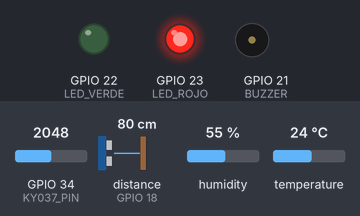
This sketch was run on a simulated ESP32. On the bench: output pins drawn as LEDs (lit = HIGH), buzzer (waves = sounding). Wiring (inferred from the names in the program): ultrasonic range finder: trigger GPIO 5; echo GPIO 18. The test bench sets the inputs (shaded band); at power-on: distance to the obstacle (sensor on GPIO 18) 80 cm, GPIO 34 (KY037_PIN) = 2048, humidity 55 %, temperature 24 °C. The echo pulse lasts 58.3 µs per cm; WiFi joins after 1.5 s; servers stay silent unless stated; the local clock reads 2024-03-15 10:24:30 at power-on unless the sketch sets it; the Firebase database answers and starts empty; pins used as bus, display or sensor lines are not drawn; what the sketch prints to the serial monitor is not drawn.

Above: at 2.8 s.
2.9 s: distance to the obstacle (sensor on GPIO 18) set to 117 cm
7.5 s: distance to the obstacle (sensor on GPIO 18) set to 125 cm
At 8.1 s:
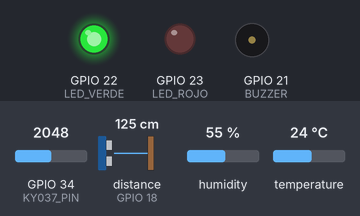
9.1 s: GPIO 34 (KY037_PIN) set to 2634
14.5 s: GPIO 34 (KY037_PIN) set to 2765
At 14.81 s:
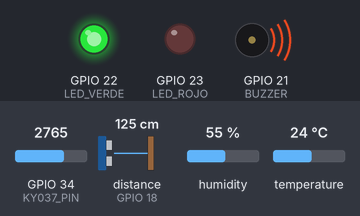
Timing chart, 0 to 30.7 s (numbered marks = the images above; inputs shaded):
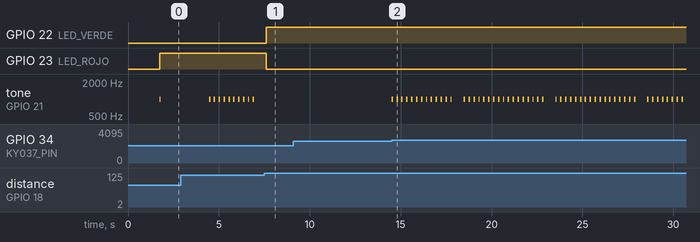

The sketch:

casi_el_final.ino
```cpp
#include <WiFi.h>
#include <Firebase_ESP_Client.h>
#include "addons/TokenHelper.h"
#include "addons/RTDBHelper.h"
#include <DHT.h>
#include <time.h>

// ===================== CONFIG =====================
#define WIFI_SSID "Bryan's Galaxy Z Flip3 5G"
#define WIFI_PASSWORD "begiakhi88"

#define API_KEY "AIzaSyAe_GED12ttFaO68TkFBAq45RQMC9bB96Q"
#define DATABASE_URL "https://parking-test-14cef-default-rtdb.firebaseio.com/"

// ===== PINES =====
#define TRIG_PIN 5
#define ECHO_PIN 18
#define LED_VERDE 22
#define LED_ROJO 23
#define BUZZER 21
#define DHTPIN 4
#define DHTTYPE DHT22
#define KY037_PIN 34  // Micrófono analógico KY-037

// ===================== OBJETOS =====================
FirebaseData fbdo;
FirebaseData fbdo_verifier; // ===== AÑADIDO PARA PRUEBAS ===== Objeto extra para no interferir con el principal
FirebaseAuth auth;
FirebaseConfig config;
DHT dht(DHTPIN, DHTTYPE);

// ===================== VARIABLES =====================
int distancia = 999;
int distanciaAnterior = 999;
float temp = NAN, hum = NAN;
int sonido = 0;
String ultimoEstado = "";
unsigned long ultimoEnvioFirebase = 0;
unsigned long ultimoDHT = 0;
unsigned long tiempoAnterior = 0;

const unsigned long intervaloLoop = 100;
const unsigned long intervaloDHT = 2500;
const unsigned long intervaloEnvio = 5000;
const unsigned long minEnvioEntreCambios = 2000;

// ===================== FUNCIONES =====================
void tokenStatusCallback(FirebaseConfig *config) {}

void ensureWiFi() {
  if (WiFi.status() == WL_CONNECTED) return;
  WiFi.begin(WIFI_SSID, WIFI_PASSWORD);
  Serial.print("🔁 Conectando WiFi...");
  unsigned long start = millis();
  while (WiFi.status() != WL_CONNECTED && millis() - start < 4000) delay(100);
  if (WiFi.status() == WL_CONNECTED) {
    Serial.println("✅ Conectado a WiFi");
  } else {
    Serial.println("⚠️ Falló WiFi");
  }
}

void ensureFirebase() {
  if (!Firebase.ready()) {
    config.api_key = API_KEY;
    config.database_url = DATABASE_URL;
    config.token_status_callback = tokenStatusCallback;
    Firebase.begin(&config, &auth);
    Firebase.reconnectWiFi(true);
  }
}

// --- Medición HC-SR04 con filtro ---
int medirDistanciaFiltrada() {
  const int N = 5;
  const int MIN_VALID = 5;
  const int MAX_VALID = 300;
  int valid = 0;
  long suma = 0;

  for (int i = 0; i < N; i++) {
    digitalWrite(TRIG_PIN, LOW);
    delayMicroseconds(2);
    digitalWrite(TRIG_PIN, HIGH);
    delayMicroseconds(10);
    digitalWrite(TRIG_PIN, LOW);

    long duracion = pulseIn(ECHO_PIN, HIGH, 25000);
    int d = duracion * 0.034 / 2;
    if (d >= MIN_VALID && d <= MAX_VALID) {
      suma += d;
      valid++;
    }
    delay(10);
  }

  if (valid == 0) return distanciaAnterior;
  distanciaAnterior = suma / valid;
  return distanciaAnterior;
}

// --- Lectura DHT con validación ---
void leerDHT() {
  unsigned long now = millis();
  if (now - ultimoDHT < intervaloDHT) return;
  ultimoDHT = now;
  float t = dht.readTemperature();
  float h = dht.readHumidity();
  if (!isnan(t)) temp = t;
  if (!isnan(h)) hum = h;
}

// --- Detección de ruido fuerte ---
bool ruidoExcesivo(int umbral = 2700) {
  sonido = analogRead(KY037_PIN);
  return (sonido > umbral);
}

// --- Buzzer control ---
void buzzerBeep(int freq, int durMs) {
  tone(BUZZER, freq);
  delay(durMs);
  noTone(BUZZER);
}

// --- Lógica de estado mejorada ---
String decidirEstado(int dist) {
  static unsigned long ultimoCambio = 0;
  static String estadoPrevio = "Libre";

  // Evitar falsos “999”
  if (dist >= 400 || dist <= 0) dist = distanciaAnterior;

  String estado;
  if (dist > 120) {
    estado = "Libre";
  } else if (dist > 35 && dist <= 120) {
    estado = "Aproximacion";
  } else {
    // Verificar si está estable (vehículo detenido)
    static int contadorEstable = 0;
    if (abs(dist - distanciaAnterior) <= 3) contadorEstable++;
    else contadorEstable = 0;

    if (contadorEstable >= 3) estado = "Ocupado";
    else estado = "Maniobra";
  }

  if (estado != estadoPrevio) ultimoCambio = millis();
  estadoPrevio = estado;
  return estado;
}

// ===== AÑADIDO PARA PRUEBAS =====
// --- Función para verificar la escritura leyendo el dato de vuelta ---
void verificarDatoEnFirebase(String path, String key, String expectedValue) {
  Serial.print("🔎 Verificando dato en Firebase... ");
  // Intentamos leer el campo 'estado' del path que acabamos de actualizar
  if (Firebase.RTDB.getString(&fbdo_verifier, path + "/" + key)) {
    if (fbdo_verifier.stringData() == expectedValue) {
      Serial.println("✅ Verificado correctamente!");
    } else {
      Serial.println("⚠️ Fallo de verificación: El dato leído no coincide.");
      Serial.printf("   - Se esperaba: %s\n", expectedValue.c_str());
      Serial.printf("   - Se leyó: %s\n", fbdo_verifier.stringData().c_str());
    }
  } else {
    Serial.println("⚠️ Fallo al leer el dato de vuelta.");
    Serial.printf("   - Razón: %s\n", fbdo_verifier.errorReason().c_str());
  }
}


// --- Envío Firebase (Mejorado con manejo de errores) ---
void enviarFirebase(String estado) {
  if (WiFi.status() != WL_CONNECTED || !Firebase.ready()) return;

  Serial.print("📡 Enviando a Firebase... ");

  FirebaseJson json;
  json.set("estado", estado);
  json.set("distancia_cm", distancia);
  json.set("temperatura_c", String(temp, 1)); // Enviar como String con 1 decimal
  json.set("humedad_pct", String(hum, 1));   // Enviar como String con 1 decimal
  json.set("nivel_sonido", sonido);

  time_t now = time(nullptr);
  char ts[30];
  strftime(ts, sizeof(ts), "%Y-%m-%d %H:%M:%S", localtime(&now));
  json.set("timestamp", ts);

  // Guarda estado actual
  String pathStatus = "/parking_status";
  if (Firebase.RTDB.setJSON(&fbdo, pathStatus.c_str(), &json)) {
    Serial.print("Status OK. ");
    // ===== AÑADIDO PARA PRUEBAS =====
    verificarDatoEnFirebase(pathStatus, "estado", estado); // Verificamos que se escribió bien
  } else {
    Serial.print("Status FALLÓ. ");
    // ===== AÑADIDO PARA PRUEBAS =====
    Serial.printf("Razón: %s\n", fbdo.errorReason().c_str());
  }

  // Guarda histórico
  String pathHist = "/parking_logs/" + String(ts);
  if (Firebase.RTDB.setJSON(&fbdo, pathHist.c_str(), &json)) {
    Serial.println("Historial OK.");
  } else {
    Serial.print("Historial FALLÓ. ");
    // ===== AÑADIDO PARA PRUEBAS =====
    Serial.printf("Razón: %s\n", fbdo.errorReason().c_str());
  }
}

// ===================== SETUP =====================
void setup() {
  Serial.begin(115200);
  pinMode(TRIG_PIN, OUTPUT);
  pinMode(ECHO_PIN, INPUT);
  pinMode(LED_VERDE, OUTPUT);
  pinMode(LED_ROJO, OUTPUT);
  pinMode(BUZZER, OUTPUT);
  pinMode(KY037_PIN, INPUT);

  dht.begin();
  ensureWiFi();
  configTime(0, 0, "pool.ntp.org");
  ensureFirebase();

  // ===== AÑADIDO PARA PRUEBAS =====
  // --- Prueba de conexión inicial al arrancar ---
  if (Firebase.ready()) {
    Serial.println("✅ Firebase listo. Realizando prueba de escritura inicial...");
    FirebaseJson deviceStatus;
    deviceStatus.set("status", "online");
    deviceStatus.set("last_boot", time(nullptr));
    if (Firebase.RTDB.setJSON(&fbdo, "/device_status", &deviceStatus)) {
      Serial.println("👍 Prueba inicial exitosa. El dispositivo está online en Firebase.");
    } else {
      Serial.println("👎 Falló la prueba de escritura inicial.");
      Serial.printf("   - Razón: %s\n", fbdo.errorReason().c_str());
    }
  } else {
    Serial.println("⚠️ No se pudo inicializar Firebase.");
  }

  Serial.println("🚀 Sistema listo");
}

// ===================== LOOP =====================
void loop() {
  ensureWiFi(); // Revisa la conexión en cada ciclo
  ensureFirebase(); // Revisa si Firebase sigue listo

  distancia = medirDistanciaFiltrada();
  leerDHT();
  bool alarma = ruidoExcesivo();

  String estado = decidirEstado(distancia);

  // LEDs según estado
  if (estado == "Libre") {
    digitalWrite(LED_VERDE, HIGH);
    digitalWrite(LED_ROJO, LOW);
  } else {
    digitalWrite(LED_VERDE, LOW);
    digitalWrite(LED_ROJO, HIGH);
  }

  // Buzzer: beep solo en aproximación o ruido alto
  if (estado == "Aproximacion" || alarma) buzzerBeep(1000, 80);

  // Mostrar en Serial
  Serial.printf("📏 %d cm | 🌡 %.1f°C | 💧 %.1f%% | 🔊 %d | Estado: %s\n",
                distancia, temp, hum, sonido, estado.c_str());

  // Envío cada 5 seg o si hay cambio
  unsigned long now = millis();
  if (now - ultimoEnvioFirebase > intervaloEnvio || estado != ultimoEstado) {
    if (estado != ultimoEstado && (now - ultimoEnvioFirebase < minEnvioEntreCambios)) {
      // Si el estado cambió muy rápido, esperamos un poco para no saturar
      delay(minEnvioEntreCambios);
    }
    enviarFirebase(estado);
    ultimoEnvioFirebase = now;
    ultimoEstado = estado;
  }

  delay(intervaloLoop);
}
```

Measured:
- the behaviour switches between 122 and 123 cm on distance to the obstacle (sensor on GPIO 18) (found by bisection; images 0 and 1)
- the behaviour switches between 2700 and 2701 on GPIO 34 (KY037_PIN) (found by bisection; images 1 and 2)
- after the input at 7.5 s, GPIO 22 (LED_VERDE): LOW → HIGH after 0.10 s; GPIO 23 (LED_ROJO): HIGH → LOW after 0.10 s; tone on GPIO 21 (BUZZER): stops changing and stays silent
- after the input at 9.1 s, every drawn part: stays the same
- after the input at 14.5 s, tone on GPIO 21 (BUZZER): plays 1000 Hz for 0.08 s, 1000 Hz for 0.08 s, 1000 Hz for 0.08 s, 1000 Hz for 0.08 s, 1000 Hz for 0.08 s, 1000 Hz for 0.08 s … (55 notes in this stretch), starting at once
- by itself, tone on GPIO 21 (BUZZER): alternates 1000 Hz for 0.08 s and silent for 0.19 s, 20 changes in all, then stays silent
